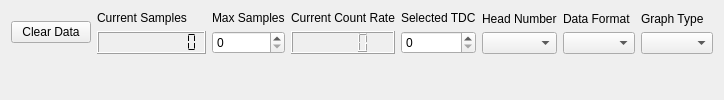
      <widget class="QWidget" name="LiveData_tab">
       <attribute name="title">
        <string>Live Data</string>
       </attribute>
       <layout class="QGridLayout" name="gridLayout_3">
        <item row="0" column="0">
         <layout class="QGridLayout" name="gridLayout_2">
          <property name="sizeConstraint">
           <enum>QLayout::SetMaximumSize</enum>
          </property>
          <item row="0" column="0">
           <layout class="QHBoxLayout" name="horizontalLayout">
            <property name="sizeConstraint">
             <enum>QLayout::SetMaximumSize</enum>
            </property>
            <item>
             <widget class="QPushButton" name="clearDataButton">
              <property name="text">
               <string>Clear Data</string>
              </property>
             </widget>
            </item>
            <item>
             <layout class="QVBoxLayout" name="verticalLayout">
              <item>
               <widget class="QLabel" name="currentSamplesLabel">
                <property name="text">
                 <string>Current Samples</string>
                </property>
               </widget>
              </item>
              <item>
               <widget class="QLCDNumber" name="numSamplesLive">
                <property name="font">
                 <font>
                  <pointsize>18</pointsize>
                 </font>
                </property>
                <property name="lineWidth">
                 <number>1</number>
                </property>
                <property name="digitCount">
                 <number>10</number>
                </property>
                <property name="segmentStyle">
                 <enum>QLCDNumber::Flat</enum>
                </property>
               </widget>
              </item>
             </layout>
            </item>
            <item>
             <layout class="QVBoxLayout" name="verticalLayout_4">
              <item>
               <widget class="QLabel" name="maxSamplesLabel">
                <property name="text">
                 <string>Max Samples</string>
                </property>
               </widget>
              </item>
              <item>
               <widget class="QSpinBox" name="maxSamplesSelect"/>
              </item>
             </layout>
            </item>
            <item>
             <layout class="QVBoxLayout" name="verticalLayout_11">
              <item>
               <widget class="QLabel" name="countRateLabel">
                <property name="text">
                 <string>Current Count Rate</string>
                </property>
               </widget>
              </item>
              <item>
               <widget class="QLCDNumber" name="countRateNumber"/>
              </item>
             </layout>
            </item>
            <item>
             <layout class="QVBoxLayout" name="verticalLayout_3">
              <item>
               <widget class="QLabel" name="tdcNumberLabel">
                <property name="text">
                 <string>Selected TDC</string>
                </property>
               </widget>
              </item>
              <item>
               <widget class="QSpinBox" name="tdcNumberSelect"/>
              </item>
             </layout>
            </item>
            <item>
             <layout class="QVBoxLayout" name="verticalLayout_5">
              <item>
               <widget class="QLabel" name="headNumberLabel">
                <property name="text">
                 <string>Head Number</string>
                </property>
               </widget>
              </item>
              <item>
               <widget class="QComboBox" name="headNumberSelect"/>
              </item>
             </layout>
            </item>
            <item>
             <layout class="QVBoxLayout" name="verticalLayout_6">
              <item>
               <widget class="QLabel" name="dataFormatLabel">
                <property name="text">
                 <string>Data Format</string>
                </property>
               </widget>
              </item>
              <item>
               <widget class="QComboBox" name="dataFormatSelect"/>
              </item>
             </layout>
            </item>
            <item>
             <layout class="QVBoxLayout" name="verticalLayout_2">
              <item>
               <widget class="QLabel" name="graphTypeLabel">
                <property name="text">
                 <string>Graph Type</string>
                </property>
               </widget>
              </item>
              <item>
               <widget class="QComboBox" name="graphTypeSelect"/>
              </item>
             </layout>
            </item>
           </layout>
          </item>
          <item row="1" column="0">
           <widget class="GraphicsLayoutWidget" name="liveDataGraph" native="true">
            <property name="sizePolicy">
             <sizepolicy hsizetype="Expanding" vsizetype="Expanding">
              <horstretch>0</horstretch>
              <verstretch>0</verstretch>
             </sizepolicy>
            </property>
           </widget>
          </item>
         </layout>
        </item>
       </layout>
      </widget>
